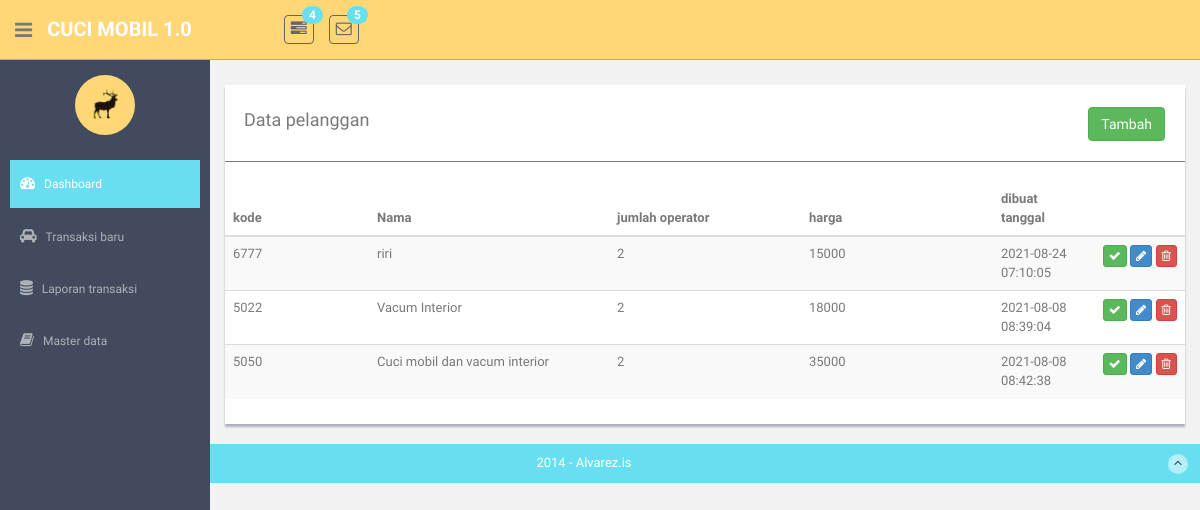
Page /services on the earlier database version.
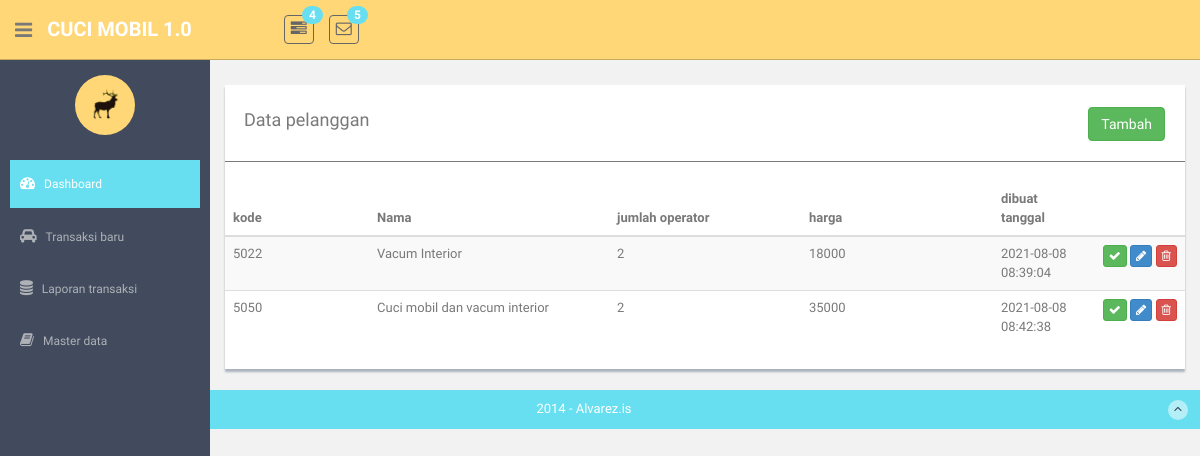
Same page on the later database version.
### model/Services.py (models this page shows)
class Servs(Model):
    id = IntegerField(primary_key=True)
    code = CharField()
    name = CharField()
    price = IntegerField()
    many_operators = IntegerField()
    created_on = CharField()
    class Meta:
        database = db
        db_table = 'services'

### routes_services.py (the view)
@app.route("/services", methods=["GET"])
def services():
    services = ServicesController.list_services()
    print(services)
    return render_template('references/services/services-list.html', services=services)

### controller/ServicesController.py (called while the page is built)
    @staticmethod
    def list_services():
        return Servs.select()

### templates/references/services/services-list.html (shortened to what this page needs)
{% extends "layout.html" %}
{% block content %}
<div class="row mt">
      <div class="col-md-12">
          <div class="content-panel">
              <table class="table table-striped table-advance table-hover">
                <div >
                    <div style="float:left;"><h4>&nbsp; Data pelanggan</h4></div>
                    <div class="pull-right" style="padding-top:7px;padding-right:20px;">
                        <button class="btn btn-success " onclick="javscript:openModal(0)">Tambah</button>
                    </div>
                </div>
                <hr/>
                  <thead>
                  <tr>
                      <th width="15%"> kode</th>
                      <th width="25%"> Nama</th>
                      <th width="20%"> jumlah operator</th>
                      <th width="20%"> harga</th>
                      <th width="10%"> dibuat tanggal</th>
                      <th width="20%"></th>
                  </tr>
                  </thead>
                  <tbody>
                  {% for item in services %}
                  <tr>
                      <td>{{ item.code }} </td>
                      <td>{{ item.name }} </td>
                      <td>{{ item.many_operators }} </td>
                      <td>{{ item.price }} </td>
                      <td>{{ item.created_on }} </td>
                      <td align="right">
                          <button class="btn btn-success btn-xs"><i class="fa fa-check"></i></button>
                          <button class="btn btn-primary btn-xs"  onclick="javscript:openModal({{ item.id }})"><i class="fa fa-pencil"></i></button>
                          <button class="btn btn-danger btn-xs" onclick="javscript:deleteRecord({{ item.id }})"><i class="fa fa-trash-o "></i></button>
                      </td>
                  </tr>
                 {% endfor %}
                  </tbody>
              </table>
          </div>
      </div>
  </div>
{% endblock %}

Differences in the rows shown:
removed Servs: code "6777", name "riri", many_operators "2", price "15000", created_on "2021-08-24 07:10:05"
